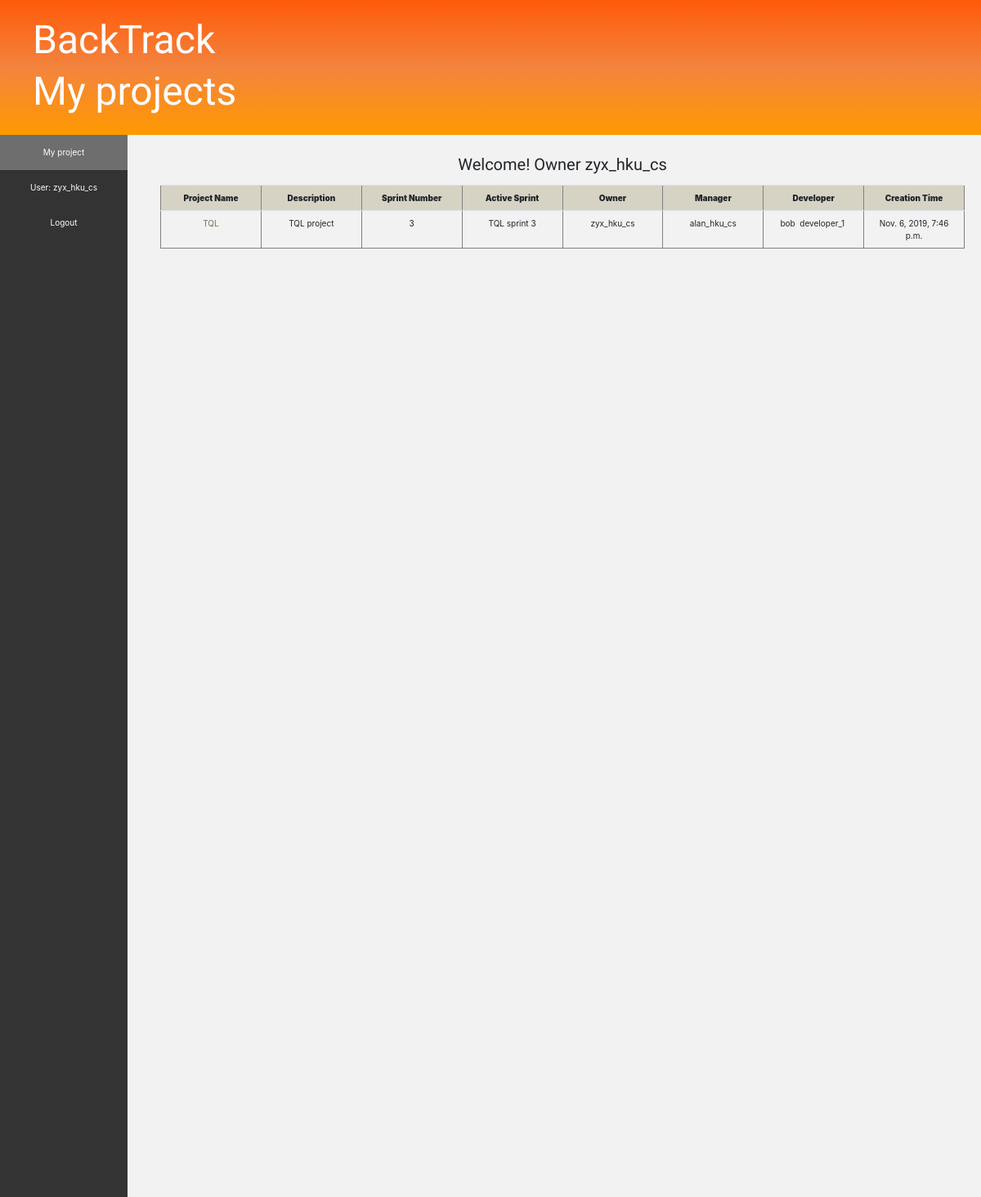
Screenshot of /project/ (signed in) with the database file from the repository.
### project/models.py (models this page shows, shortened)
class BackTrackUser(AbstractUser):
    pass
    STATUS_CHOICES = [
        ('Available', 'Available'),
        ('Not available', 'Not available')
    ]
    status = models.CharField(max_length=13, choices=STATUS_CHOICES, default='Available')
    project = models.ForeignKey("Project", null=True, blank=True, on_delete=models.SET_NULL)
    def __str__(self):
        return self.username

class Project(models.Model):
    name = models.CharField(max_length=100)
    description = models.CharField(max_length=500)
    manager = models.ForeignKey(BackTrackUser, related_name='manager', null=True, blank=True, on_delete=models.SET_NULL)
    time = models.DateTimeField(auto_now=False, auto_now_add=True)
    activeSprint = models.ForeignKey('sprintBacklog.SprintBacklog', related_name='active_sprint', null=True, blank=True, on_delete=models.SET_NULL)
    sprintNumber = models.PositiveSmallIntegerField(null=False, blank=False, default=0)
    owner = models.OneToOneField(BackTrackUser, related_name='owner', on_delete=models.CASCADE)
    def get_developers(self):
        return BackTrackUser.objects.filter(project__pk=self.pk)

### sprintBacklog/models.py (models this page shows)
class SprintBacklog(models.Model):
    STATUS_CHOICES = [
        ('Ready', 'Ready'),
        ('Finished', 'Finished'),
        ('In process', 'In process')
    ]
    project = models.ForeignKey(Project, null=False, on_delete=models.CASCADE)
    sprintNumber = models.PositiveSmallIntegerField(null=False, blank=False)
    capacity = models.PositiveSmallIntegerField(null=False, blank=False)
    status = models.CharField(max_length=10, choices=STATUS_CHOICES, default='In process')
    ddl = models.DateTimeField()
    time = models.DateTimeField(null=True, blank=True)
    def __str__(self):
        return self.project.name + " sprint " + str(self.sprintNumber)

### project/views.py (the view)
# urls.py: path('', views.ProjectMain.as_view(), name='project_main'),
class ProjectMain(TemplateView):
    template_name = "project_main.html"
    def get_context_data(self, **kwargs):
        request = self.request
        user = request.user
        if user.is_authenticated:
            if user.is_superuser:
                group = 'Super User'
                project_list = Project.objects.all()
            elif user.groups.filter(name='Owners').count():
                group = 'Owner'
                project_list = Project.objects.filter(owner__pk=user.pk)
            elif user.groups.filter(name='Managers').count():
                group = 'Manager'
                project_list = Project.objects.filter(manager__pk=user.pk)
            else:
                group = 'Developer'
                if user.project is not None:
                    project_list = [user.project]
                else:
                    project_list = None
        else:
            project_list = None
            group = None
        context = super().get_context_data(**kwargs)
        context['project_list'] = project_list
        context['group'] = group
        return context

### templates/project_main.html (shortened to what this page needs)
<!DOCTYPE html>
{% load static %}
<html lang="en">
<head>
    <link rel="stylesheet" href="//maxcdn.bootstrapcdn.com/bootstrap/3.2.0/css/bootstrap.min.css">
    <link rel="stylesheet" href="//maxcdn.bootstrapcdn.com/bootstrap/3.2.0/css/bootstrap-theme.min.css">
    <link rel="stylesheet" href="https://stackpath.bootstrapcdn.com/bootstrap/4.3.1/css/bootstrap.min.css">
    <link rel="stylesheet" href="{% static 'css/productBacklog.css' %}">
</head>
<body>
    {% if user.is_authenticated %}
        <div class="page-header">
            <h1>BackTrack</h1>
            <h2>My projects</h2>
        </div>
        <div class="menu">
            <ul>
                <li><a class='active' href="">My project</a></li>
                <li><a href="../../../accounts/profile">User: {{ user.get_username }}</a></li>
                <li><a href="{% url 'logout'%}?next={{request.path}}">Logout</a></li>
            </ul>
        </div>
        <div class="main">
            <div style="text-align:center;">
                    <p style="font-family: 'Lobster', cursive; font-size: 15pt;">Welcome! {{ group }} {{ user.username }}</p>
            </div>
            {% if project_list %}
                <div class="table" style="text-align:center; margin:0 auto;">
                    <table border="1" style="margin:0 auto;">
                        <tr>
                            <th width="10%"><b>Project Name</b></th>
                            <th width="10%"><b>Description</b></th>
                            <th width="10%"><b>Sprint Number</b></th>
                            <th width="10%"><b>Active Sprint</b></th>
                            <th width="10%"><b>Owner</b></th>
                            <th width="10%"><b>Manager</b></th>
                            <th width="10%"><b>Developer</b></th>
                            <th width="10%"><b>Creation Time</b></th>
                        </tr>
                        {% for project in project_list %}
                            <tr>
                                <td><a href="{{ project.pk }}">{{ project.name }}</a></td>
                                <td>{{ project.description }}</td>
                                <td>{{ project.sprintNumber }}</td>
                                <td>{{ project.activeSprint }}</td>
                                <td>{{ project.owner }}</td>
                                <td>{{ project.manager }}</td>
                                <td>
                                    {% for developer in project.get_developers %}
                                        {{ developer.username }}&#160;
                                    {% endfor %}
                                </td>
                                <td>{{ project.time }}</td>
                            </tr>
                        {% endfor %}
                    </table>
                </div>
            {% endif %}
        </div>
    {% endif %}
</body>
</html>

### static/css/productBacklog.css (style rules this page uses)
.page-header { background: linear-gradient(#FF5A09, #F3843E, #FF9900); margin: 0; padding: 20px 20px 20px 40px; }
.page-header h1, .page-header h1 a, .page-header h1 a:visited, .page-header h1 a:active { color: #ffffff; font-size: 36pt; text-decoration: none; }
.page-header h2, .page-header h2 a, .page-header h2 a:visited, .page-header h2 a:active { color: #ffffff; font-size: 36pt; text-decoration: none; }
h1, h2, h3, h4 { font-family: 'Lobster', cursive; }
th { background-color: #D6D3C4; }
td a { color: #7A6C56; }
html, body { height: 100%; }
div.menu { height: 100%; width: 13%; overflow-y: auto; position: absolute; margin-top: -1px; left: 0;background-color: #333; }
.menu ul { list-style-type: none; margin: 0; padding: 0; overflow: hidden; background-color: #333; }
.menu li { float: left; width: 100%; }
.menu li a { display: block; color: white; text-align: center; padding: 14px 16px; text-decoration: none; }
.active { background-color: #6E6E6E; }
.main { background-color: #F2F2F2; }
div.main { right: 0; float: left; height: 100%; width: 87%; overflow-y: auto; position:absolute; padding: 20px 20px 20px 40px; }

### rows the page displays
BackTrackUser: get_username "zyx_hku_cs", username "zyx_hku_cs"
Project: name "TQL", description "TQL project", sprintNumber "3", activeSprint "TQL sprint 3", owner "zyx_hku_cs", manager "alan_hku_cs", time "Nov. 6, 2019, 7:46 p.m."
BackTrackUser: username "bob"
BackTrackUser: username "developer_1"

### other values shown
{{ group }} "Owner"
